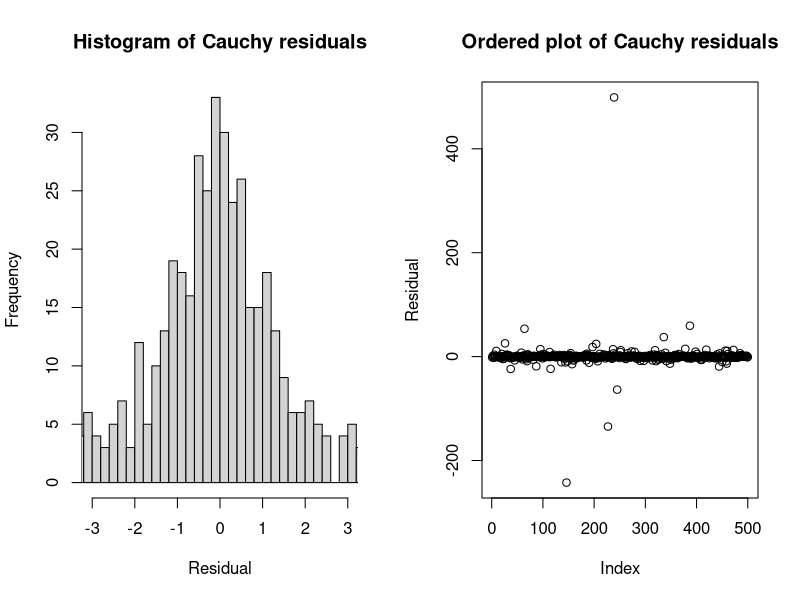
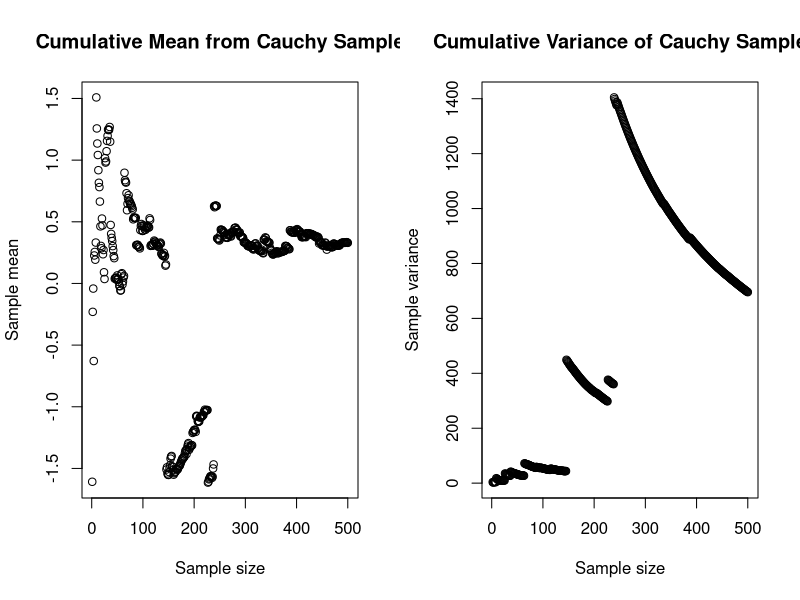

These figures' R source, in order:
## ---- chunk 1
#| code-fold: true
#| fig-cap: "Histogram and ordered plot of simulated Cauchy residuals"
set.seed(2007)
par(mfrow=c(1,2))
tmp <- rcauchy(n=500)
hist(tmp,breaks=seq(-500,500,0.2),xlim=c(-3,3),
     main='Histogram of Cauchy residuals',xlab='Residual')
plot(tmp,main='Ordered plot of Cauchy residuals',ylab='Residual')
## ---- chunk 2
#| code-fold: true
#| fig-cap: "Mean and variance estimates from simulated Cauchy residuals"
par(mfrow=c(1,2))
plot(cumsum(tmp)/(1:length(tmp)),main='Cumulative Mean from Cauchy Sample',
     xlab='Sample size',ylab='Sample mean')
plot(cumsum(tmp^2)/((1:length(tmp))-1),main='Cumulative Variance of Cauchy Sample',
     xlab='Sample size',ylab='Sample variance')
